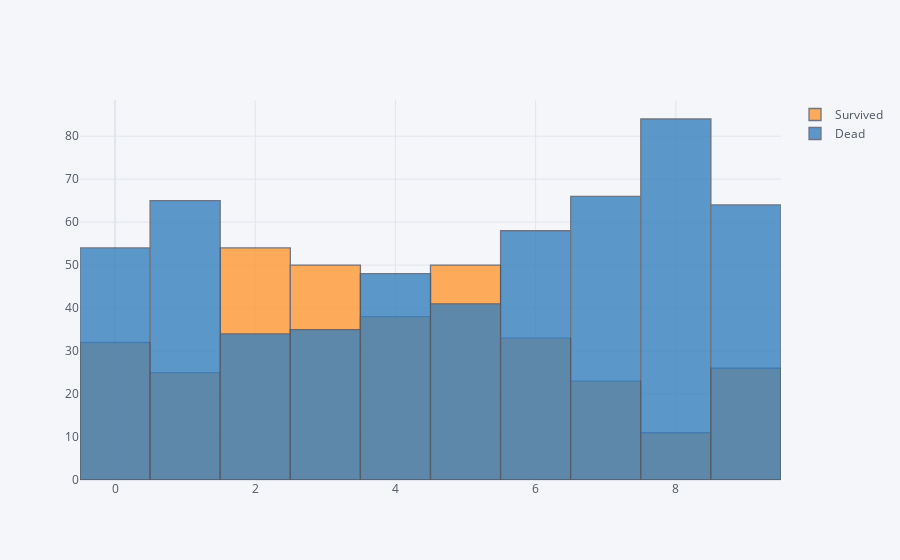

Notebook code for this chart:
### Code cell
import chart_studio.plotly as py
import cufflinks as cf
cf.go_offline(connected=True)

train = df[:ntrain]
survived = train[train['Survived'] == 1]['Ticket_Num_Cut']
dead = train[train['Survived'] == 0]['Ticket_Num_Cut']
df_temp1 = pd.concat([survived, dead], axis=1, keys=['Survived','Dead'])
df_temp1.iplot(kind='histogram')

### Figure 1 — Plotly figure (JSON) as saved in the notebook; plotly's stock layout.template omitted (floating-point values rounded to 4 significant figures; data arrays with more than 128 entries replaced by an {"elided": "..."} marker saying what was removed)
{"data": [{"histfunc": "count", "histnorm": "", "marker": {"color": "rgba(255, 153, 51, 1.0)", "line": {"color": "#4D5663", "width": 1.3}}, "name": "Survived", "opacity": 0.8, "orientation": "v", "type": "histogram", "x": {"elided": "891 int values"}}, {"histfunc": "count", "histnorm": "", "marker": {"color": "rgba(55, 128, 191, 1.0)", "line": {"color": "#4D5663", "width": 1.3}}, "name": "Dead", "opacity": 0.8, "orientation": "v", "type": "histogram", "x": {"elided": "891 int values"}}], "layout": {"barmode": "overlay", "legend": {"bgcolor": "#F5F6F9", "font": {"color": "#4D5663"}}, "paper_bgcolor": "#F5F6F9", "plot_bgcolor": "#F5F6F9", "title": {"font": {"color": "#4D5663"}}, "xaxis": {"gridcolor": "#E1E5ED", "showgrid": true, "tickfont": {"color": "#4D5663"}, "title": {"font": {"color": "#4D5663"}, "text": ""}, "zerolinecolor": "#E1E5ED"}, "yaxis": {"gridcolor": "#E1E5ED", "showgrid": true, "tickfont": {"color": "#4D5663"}, "title": {"font": {"color": "#4D5663"}, "text": ""}, "zerolinecolor": "#E1E5ED"}}}
